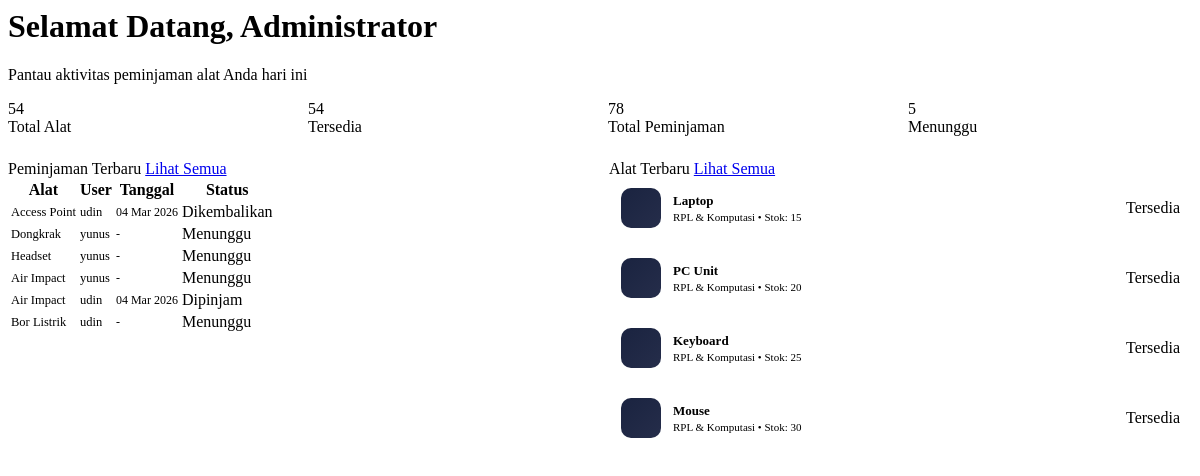
/dashboard.php (signed in), run on the app's committed database.
### tables this page shows
CREATE TABLE `users` (
  `id` int(11) NOT NULL,
  `nama` varchar(100) NOT NULL,
  `email` varchar(150) NOT NULL,
  `username` varchar(80) NOT NULL,
  `nis` varchar(20) DEFAULT NULL COMMENT 'Nomor Induk Siswa',
  `kelas` varchar(20) DEFAULT NULL,
  `jurusan` varchar(50) DEFAULT NULL,
  `no_hp` varchar(20) DEFAULT NULL,
  `no_hp_ortu` varchar(20) DEFAULT NULL,
  `wali_kelas` varchar(100) DEFAULT NULL,
  `is_blocked` tinyint(1) DEFAULT '0' COMMENT '1=diblokir karena denda/keterlambatan',
  `password` varchar(255) NOT NULL,
  `role_id` int(11) NOT NULL DEFAULT '3',
  `telepon` varchar(20) DEFAULT NULL,
  `foto_profil` varchar(255) DEFAULT 'default.png',
  `status` enum('aktif','nonaktif') NOT NULL DEFAULT 'aktif',
  `created_at` timestamp NULL DEFAULT CURRENT_TIMESTAMP,
  `updated_at` timestamp NULL DEFAULT CURRENT_TIMESTAMP ON UPDATE CURRENT_TIMESTAMP
);

CREATE TABLE `peminjaman` (
  `id` int(11) NOT NULL,
  `user_id` int(11) NOT NULL,
  `alat_id` int(11) NOT NULL,
  `jumlah` int(11) NOT NULL DEFAULT '1',
  `tanggal_pinjam` datetime DEFAULT NULL,
  `tanggal_pengembalian_rencana` datetime DEFAULT NULL,
  `tanggal_pengembalian_aktual` datetime DEFAULT NULL,
  `hari_terlambat` int(11) DEFAULT '0',
  `status_denda` enum('bebas','menunggu','lunas') DEFAULT 'bebas',
  `kondisi_pengembalian` enum('baik','rusak_ringan','rusak_berat','hilang') DEFAULT 'baik',
  `status_perbaikan` enum('perlu_perbaikan','sedang_diperbaiki','sudah_diperbaiki') DEFAULT NULL COMMENT 'Hanya diisi jika kondisi_pengembalian = rusak_ringan atau rusak_berat',
  `catatan_perbaikan` text,
  `tanggal_perbaikan` date DEFAULT NULL,
  `diperbaiki_oleh` int(11) DEFAULT NULL,
  `catatan_pengembalian` text,
  `denda` decimal(10,2) DEFAULT '0.00',
  `diperiksa_oleh` int(11) DEFAULT NULL,
  `status` enum('menunggu','disetujui','dipinjam','dikembalikan','ditolak','dibatalkan') NOT NULL DEFAULT 'menunggu',
  `catatan` text,
  `catatan_admin` text,
  `created_at` timestamp NULL DEFAULT CURRENT_TIMESTAMP,
  `updated_at` timestamp NULL DEFAULT CURRENT_TIMESTAMP ON UPDATE CURRENT_TIMESTAMP,
  `ada_request_pengembalian` tinyint(1) NOT NULL DEFAULT '0' COMMENT '1 jika user sudah mengajukan request pengembalian yang belum selesai'
);

CREATE TABLE `alat` (
  `id` int(11) NOT NULL,
  `kategori_id` int(11) DEFAULT NULL,
  `nama_alat` varchar(150) NOT NULL,
  `deskripsi` text,
  `harga_alat` int(11) DEFAULT '0' COMMENT 'Harga alat dalam rupiah',
  `tarif_denda_per_hari` int(11) DEFAULT '0' COMMENT 'Denda keterlambatan per hari',
  `foto` varchar(255) DEFAULT 'default-alat.png',
  `stok` int(11) NOT NULL DEFAULT '0',
  `stok_layak` int(11) DEFAULT '0' COMMENT 'Stok yang masih layak pakai',
  `kondisi` enum('baik','sedang','rusak') NOT NULL DEFAULT 'baik',
  `status` enum('tersedia','dipinjam','perawatan') NOT NULL DEFAULT 'tersedia',
  `tanggal_tambah` date DEFAULT NULL,
  `denda_2_hari` int(11) GENERATED ALWAYS AS ((coalesce(`tarif_denda_per_hari`,0) * 2)) STORED
);

CREATE TABLE `kategori_alat` (
  `id` int(11) NOT NULL,
  `nama_kategori` varchar(100) NOT NULL,
  `ikon` varchar(50) DEFAULT 'fa-tools',
  `deskripsi` text
);

### dashboard.php (the view, shortened to what this page needs)
<?php
require_once 'config.php';
$user = getCurrentUser();
$db = getDB();
$totalAlat       = $db->query("SELECT COUNT(*) as cnt FROM alat")->fetch()['cnt'];
$totalTersedia   = $db->query("SELECT COUNT(*) as cnt FROM alat WHERE status='tersedia'")->fetch()['cnt'];
$totalPeminjaman = $db->query("SELECT COUNT(*) as cnt FROM peminjaman")->fetch()['cnt'];
$totalPenunggu   = $db->query("SELECT COUNT(*) as cnt FROM peminjaman WHERE status='menunggu'")->fetch()['cnt'];
if ($user['nama_role'] === 'user') {
    $stmt = $db->prepare("SELECT p.*, a.nama_alat FROM peminjaman p JOIN alat a ON p.alat_id = a.id WHERE p.user_id = ? ORDER BY p.created_at DESC LIMIT 6");
    $stmt->execute([$user['id']]);
} else {
    $stmt = $db->prepare("SELECT p.*, a.nama_alat, u.nama as nama_user FROM peminjaman p JOIN alat a ON p.alat_id = a.id JOIN users u ON p.user_id = u.id ORDER BY p.created_at DESC LIMIT 6");
    $stmt->execute([]);
}
$recentPeminjaman = $stmt->fetchAll();
$alatTerbaru = $db->query("SELECT a.*, k.nama_kategori FROM alat a LEFT JOIN kategori_alat k ON a.kategori_id = k.id ORDER BY a.tanggal_tambah DESC LIMIT 4")->fetchAll();
?>
<div class="page-header">
    <div>
        <h1 class="page-title">Selamat Datang, <span><?= sanitize($user['nama']) ?></span></h1>
        <p class="page-subtitle">Pantau aktivitas peminjaman alat Anda hari ini</p>
    </div>
</div>
<div class="dash-stats">
    <div class="stat-card s-green">
        <div class="stat-value"><?= $totalAlat ?></div>
        <div class="stat-label">Total Alat</div>
    </div>
    <div class="stat-card s-purple">
        <div class="stat-value"><?= $totalTersedia ?></div>
        <div class="stat-label">Tersedia</div>
    </div>
    <div class="stat-card s-pink">
        <div class="stat-value"><?= $totalPeminjaman ?></div>
        <div class="stat-label">Total Peminjaman</div>
    </div>
    <div class="stat-card s-blue">
        <div class="stat-value"><?= $totalPenunggu ?></div>
        <div class="stat-label">Menunggu</div>
    </div>
</div>
<div class="dash-grid">
    <div class="card">
        <div class="card-header">
            <span class="card-title"><i class="fas fa-history"></i> Peminjaman Terbaru</span>
            <a href="peminjaman.php" class="btn btn-secondary btn-sm">Lihat Semua</a>
        </div>
        <?php if (empty($recentPeminjaman)): ?>
            <div class="table-empty"><i class="fas fa-clipboard-list"></i><br>Belum ada peminjaman</div>
        <?php else: ?>
        <div class="table-wrap">
            <table>
                <thead>
                    <tr>
                        <th>Alat</th>
                        <?php if ($user['nama_role'] !== 'user'): ?>
                        <th class="col-hide-mobile">User</th>
                        <?php endif; ?>
                        <th class="col-hide-mobile">Tanggal</th>
                        <th>Status</th>
                    </tr>
                </thead>
                <tbody>
                    <?php foreach ($recentPeminjaman as $p): ?>
                    <tr>
                        <td>
                            <div style="font-weight:500;color:var(--text-primary);font-size:12.5px">
                                <?= sanitize($p['nama_alat']) ?>
                            </div>
                        </td>
                        <?php if ($user['nama_role'] !== 'user'): ?>
                        <td class="col-hide-mobile" style="font-size:12.5px"><?= sanitize($p['nama_user']) ?></td>
                        <?php endif; ?>
                        <td class="col-hide-mobile" style="font-size:12px"><?= formatDate($p['tanggal_pinjam']) ?></td>
                        <td><?= getStatusBadge($p['status']) ?></td>
                    </tr>
                    <?php endforeach; ?>
                </tbody>
            </table>
        </div>
        <?php endif; ?>
    </div>
    <div class="card">
        <div class="card-header">
            <span class="card-title"><i class="fas fa-tools"></i> Alat Terbaru</span>
            <a href="alat.php" class="btn btn-secondary btn-sm">Lihat Semua</a>
        </div>
        <div class="alat-terbaru-list">
            <?php foreach ($alatTerbaru as $a): ?>
            <div class="alat-terbaru-item">
                <div class="alat-terbaru-icon">
                </div>
                <div class="alat-terbaru-info">
                    <div class="alat-terbaru-nama"><?= sanitize($a['nama_alat']) ?></div>
                    <div class="alat-terbaru-sub">
                        <?= sanitize($a['nama_kategori'] ?? 'Umum') ?> &bull; Stok: <?= $a['stok'] ?>
                    </div>
                </div>
                <?= getStatusBadge($a['status']) ?>
            </div>
            <?php endforeach; ?>
        </div>
    </div>
</div>

### config.php (shortened to what this page needs)
<?php
function getDB(): PDO {
    static $pdo = null;
    if ($pdo === null) {
        try {
            $dsn = "mysql:host=" . DB_HOST . ";dbname=" . DB_NAME . ";charset=" . DB_CHARSET;
            $options = [
                PDO::ATTR_ERRMODE            => PDO::ERRMODE_EXCEPTION,
                PDO::ATTR_DEFAULT_FETCH_MODE => PDO::FETCH_ASSOC,
                PDO::ATTR_EMULATE_PREPARES   => false,
            ];
            $pdo = new PDO($dsn, DB_USER, DB_PASS, $options);
            $pdo->exec("SET time_zone = '+07:00'");
        } catch (PDOException $e) {
            error_log("DB Connection Error: " . $e->getMessage());
            die(json_encode(['success' => false, 'message' => 'Database connection failed']));
        }
    }
    return $pdo;
}
function getCurrentUser(): ?array {
    try {
        $db = getDB();
        $stmt = $db->prepare("SELECT u.*, r.nama_role FROM users u JOIN roles r ON u.role_id = r.id WHERE u.id = ?");
        $stmt->execute([$_SESSION['user_id']]);
        return $stmt->fetch();
    } catch (Exception $e) {
        error_log("getCurrentUser Error: " . $e->getMessage());
        return null;
    }
}
function sanitize(string $input): string {
    return htmlspecialchars(strip_tags(trim($input)), ENT_QUOTES, 'UTF-8');
}
function formatDate(?string $date, string $format = 'd M Y'): string {
    if (!$date) return '-';
    try {
        $months = ['Jan','Feb','Mar','Apr','Mei','Jun','Jul','Agu','Sep','Okt','Nov','Des'];
        $d      = new DateTime($date);
        $day    = $d->format('d');
        $month  = $months[(int)$d->format('n') - 1];
        $year   = $d->format('Y');
        $base   = "$day $month $year";
        return $base;
    } catch (Exception $e) {
        return $date;
    }
}
function getStatusBadge(string $status): string {
    $map = [
        'menunggu'     => ['badge-warning',   'Menunggu'],
        'disetujui'    => ['badge-info',      'Disetujui'],
        'dipinjam'     => ['badge-primary',   'Dipinjam'],
        'dikembalikan' => ['badge-success',   'Dikembalikan'],
        'ditolak'      => ['badge-danger',    'Ditolak'],
        'dibatalkan'   => ['badge-secondary', 'Dibatalkan'],
        'terlambat'    => ['badge-danger',    'Terlambat'],
        'tersedia'     => ['badge-success',   'Tersedia'],
        'perawatan'    => ['badge-warning',   'Perawatan'],
        'baik'         => ['badge-success',       'Baik'],
        'sedang'       => ['badge-warning',       'Sedang'],
        'rusak'        => ['badge-danger',        'Rusak'],
        'rusak_ringan' => ['badge-rusak-ringan',  'Rusak Ringan'],
        'rusak_berat'  => ['badge-rusak-berat',   'Rusak Berat'],
        'hilang'       => ['badge-hilang',        'Hilang'],
        'belum_bayar'  => ['badge-danger',        'Belum Bayar'],
        'lunas'        => ['badge-success',       'Lunas'],
        'bebas'        => ['badge-success',       'Bebas Denda'],
        'perlu_perbaikan'    => ['badge-rusak-berat',  'Perlu Perbaikan'],
        'sedang_diperbaiki'  => ['badge-warning',      'Sedang Diperbaiki'],
        'sudah_diperbaiki'   => ['badge-success',      'Sudah Diperbaiki'],
    ];
    $info = $map[$status] ?? ['badge-secondary', ucfirst(str_replace('_',' ',$status))];
    return "<span class=\"badge {$info[0]}\">{$info[1]}</span>";
}

### dashboard.php (style rules this page uses)
.dash-stats { display: grid; grid-template-columns: repeat(4, 1fr); gap: 16px; margin-bottom: 24px; }
.dash-grid { display: grid; grid-template-columns: 1fr 1fr; gap: 18px; margin-bottom: 24px; }
.alat-terbaru-list { display: flex; flex-direction: column; gap: 10px; }
.alat-terbaru-item { display: flex; align-items: center; gap: 12px; padding: 10px 12px; border-radius: 10px; background: rgba(255,255,255,0.02); border: 1px solid var(--border); transition: var(--transition); min-width: 0; }
.alat-terbaru-icon { width: 40px; height: 40px; border-radius: 10px; background: linear-gradient(135deg,#1a2340,#252d4a); display: flex; align-items: center; justify-content: center; flex-shrink: 0; }
.alat-terbaru-info { flex: 1; min-width: 0; }
.alat-terbaru-nama { font-size: 13px; font-weight: 600; color: var(--text-primary); white-space: nowrap; overflow: hidden; text-overflow: ellipsis; }
.alat-terbaru-sub { font-size: 11px; color: var(--text-muted); margin-top: 2px; }

### data on the page
users: nama "Administrator"
peminjaman: alat.nama_alat "Access Point", user.nama "udin", tanggal_pinjam "04 Mar 2026", status "Dikembalikan"
peminjaman: alat.nama_alat "Dongkrak", user.nama "yunus", tanggal_pinjam "-", status "Menunggu"
peminjaman: alat.nama_alat "Headset", user.nama "yunus", tanggal_pinjam "-", status "Menunggu"
peminjaman: alat.nama_alat "Air Impact", user.nama "yunus", tanggal_pinjam "-", status "Menunggu"
peminjaman: alat.nama_alat "Air Impact", user.nama "udin", tanggal_pinjam "04 Mar 2026", status "Dipinjam"
peminjaman: alat.nama_alat "Bor Listrik", user.nama "udin", tanggal_pinjam "-", status "Menunggu"
alat: nama_alat "Laptop", kategori.nama_kategori "RPL & Komputasi", stok "15", status "Tersedia"
alat: nama_alat "PC Unit", kategori.nama_kategori "RPL & Komputasi", stok "20", status "Tersedia"
alat: nama_alat "Keyboard", kategori.nama_kategori "RPL & Komputasi", stok "25", status "Tersedia"
alat: nama_alat "Mouse", kategori.nama_kategori "RPL & Komputasi", stok "30", status "Tersedia"

### other printed values
$totalAlat "54"
$totalTersedia "54"
$totalPeminjaman "78"
$totalPenunggu "5"
